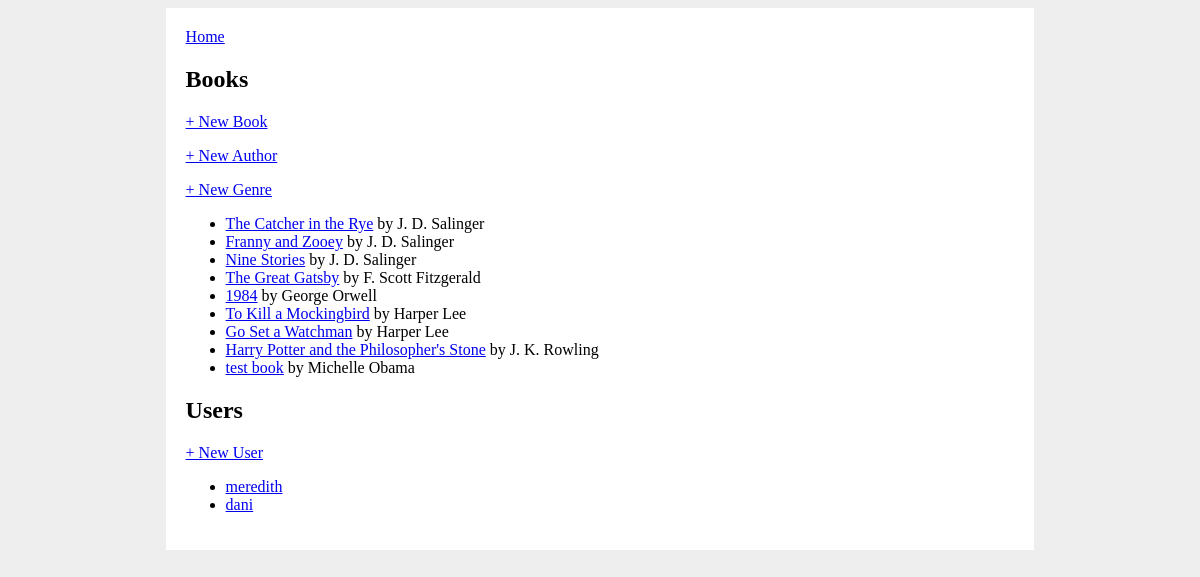
Before: / with the older database file.
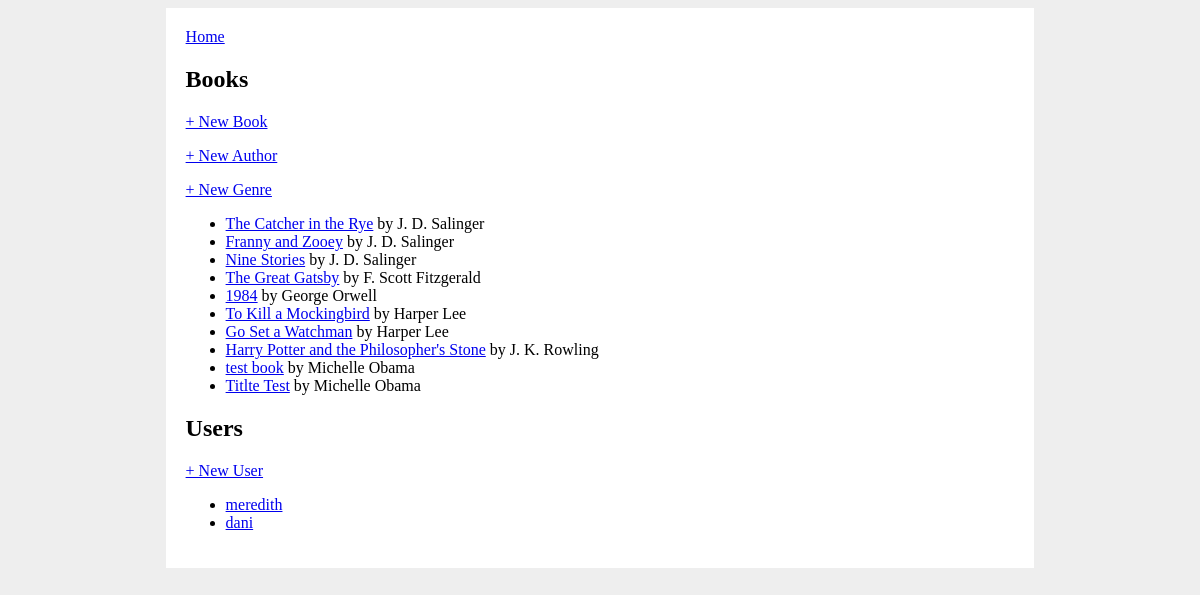
After: the same page with the newer database file.
### books_app/models.py (models this page shows, shortened)
class Book(db.Model):
    id = db.Column(db.Integer, primary_key=True)
    title = db.Column(db.String(80), nullable=False)
    publish_date = db.Column(db.Date)
    author_id = db.Column(db.Integer, db.ForeignKey('author.id'), nullable=False)
    author = db.relationship('Author', back_populates='books')
    audience = db.Column(db.Enum(Audience), default=Audience.ALL)
    genres = db.relationship(
        'Genre', secondary='book_genre', back_populates='books')
    users_who_favorited = db.relationship(
        'User', secondary='user_book', back_populates='favorite_books')

class Author(db.Model):
    id = db.Column(db.Integer, primary_key=True)
    name = db.Column(db.String(80), nullable=False)
    biography = db.Column(db.String(200))
    books = db.relationship('Book', back_populates='author')

class User(db.Model):
    id = db.Column(db.Integer, primary_key=True)
    username = db.Column(db.String(80), nullable=False, unique=True)
    favorite_books = db.relationship(
        'Book', secondary='user_book', back_populates='users_who_favorited')

### books_app/routes.py (the view)
@main.route('/')
def homepage():
    all_books = Book.query.all()
    all_users = User.query.all()
    return render_template('home.html',
        all_books=all_books, all_users=all_users)

### books_app/templates/home.html
{% extends 'base.html' %}
{% block content %}
<h2>Books</h2>
<p>
    <a href="/create_book">+ New Book</a>
</p>
<p>
    <a href="/create_author">+ New Author</a>
</p>
<p>
    <a href="/create_genre">+ New Genre</a>
</p>
<ul>
{% for book in all_books %}
    <li><a href="/book/{{ book.id }}">{{ book.title }}</a> by {{ book.author.name }}</li>
{% endfor %}
</ul>
<h2>Users</h2>
<p>
    <a href="/create_user">+ New User</a>
</p>
<ul>
    {% for user in all_users %}
        <li><a href="/profile/{{ user.username }}">{{ user.username }}</a></li>
    {% endfor %}
</ul>
{% endblock %}

### books_app/templates/base.html (shortened to what this page needs)
<!DOCTYPE html>
<html>
    <head>
        <link rel="stylesheet" href="/static/style.css">
    </head>
    <body>
        <div id="content">
            <a href="/">Home</a>
            {% block content %}{% endblock %}
        </div>
    </body>
</html>

### books_app/static/style.css (style rules this page uses)
body { display: flex; flex-direction: column; align-items: center; background-color: #eee; }
#content { width: 70%; background-color: white; padding: 20px; }

Changed rows visible on the page:
added Book: title "Titlte Test", author.name "Michelle Obama"
